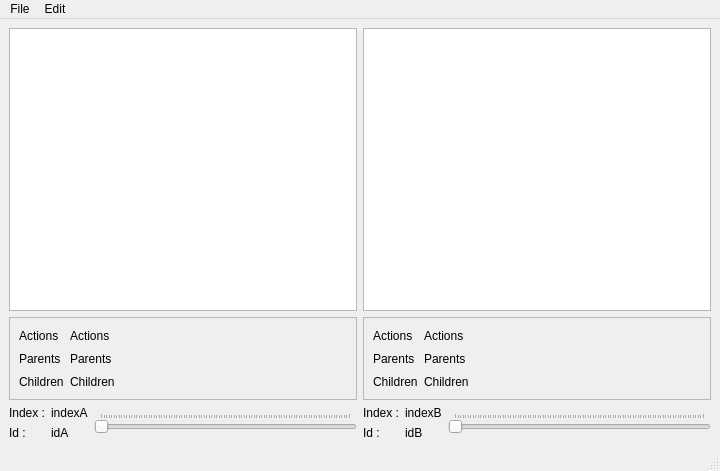
<?xml version="1.0" encoding="UTF-8"?>
<ui version="4.0">
 <class>MainWindow</class>
 <widget class="QMainWindow" name="MainWindow">
  <property name="geometry">
   <rect>
    <x>0</x>
    <y>0</y>
    <width>720</width>
    <height>471</height>
   </rect>
  </property>
  <property name="windowTitle">
   <string>Database viewer</string>
  </property>
  <widget class="QWidget" name="centralwidget">
   <layout class="QHBoxLayout" name="horizontalLayout_3">
    <item>
     <layout class="QVBoxLayout" name="verticalLayout_6" stretch="1,0,0">
      <item>
       <widget class="QGraphicsView" name="graphicsView_A"/>
      </item>
      <item>
       <widget class="QScrollArea" name="scrollArea_2">
        <property name="horizontalScrollBarPolicy">
         <enum>Qt::ScrollBarAsNeeded</enum>
        </property>
        <widget class="QWidget" name="scrollAreaWidgetContents_2">
         <property name="geometry">
          <rect>
           <x>0</x>
           <y>0</y>
           <width>344</width>
           <height>81</height>
          </rect>
         </property>
         <layout class="QGridLayout" name="gridLayout" columnstretch="0,1">
          <item row="0" column="0">
           <widget class="QLabel" name="label_actionsA_2">
            <property name="text">
             <string>Actions</string>
            </property>
           </widget>
          </item>
          <item row="0" column="1">
           <widget class="QLabel" name="label_actionsA">
            <property name="text">
             <string>Actions</string>
            </property>
           </widget>
          </item>
          <item row="1" column="0">
           <widget class="QLabel" name="label_parentsA_2">
            <property name="text">
             <string>Parents</string>
            </property>
           </widget>
          </item>
          <item row="1" column="1">
           <widget class="QLabel" name="label_parentsA">
            <property name="text">
             <string>Parents</string>
            </property>
           </widget>
          </item>
          <item row="2" column="0">
           <widget class="QLabel" name="label_childrenA_2">
            <property name="text">
             <string>Children</string>
            </property>
           </widget>
          </item>
          <item row="2" column="1">
           <widget class="QLabel" name="label_childrenA">
            <property name="text">
             <string>Children</string>
            </property>
           </widget>
          </item>
         </layout>
        </widget>
       </widget>
      </item>
      <item>
       <layout class="QHBoxLayout" name="horizontalLayout">
        <item>
         <layout class="QVBoxLayout" name="verticalLayout_4">
          <item>
           <widget class="QLabel" name="label_2">
            <property name="text">
             <string>Index :</string>
            </property>
           </widget>
          </item>
          <item>
           <widget class="QLabel" name="label_3">
            <property name="text">
             <string>Id :</string>
            </property>
           </widget>
          </item>
         </layout>
        </item>
        <item>
         <layout class="QVBoxLayout" name="verticalLayout_3">
          <item>
           <widget class="QLabel" name="label_indexA">
            <property name="text">
             <string>indexA</string>
            </property>
           </widget>
          </item>
          <item>
           <widget class="QLabel" name="label_idA">
            <property name="text">
             <string>idA</string>
            </property>
           </widget>
          </item>
         </layout>
        </item>
        <item>
         <widget class="QSlider" name="horizontalSlider_A">
          <property name="orientation">
           <enum>Qt::Horizontal</enum>
          </property>
          <property name="tickPosition">
           <enum>QSlider::TicksAbove</enum>
          </property>
         </widget>
        </item>
       </layout>
      </item>
     </layout>
    </item>
    <item>
     <layout class="QVBoxLayout" name="verticalLayout_5" stretch="1,0,0">
      <item>
       <widget class="QGraphicsView" name="graphicsView_B"/>
      </item>
      <item>
       <widget class="QScrollArea" name="scrollArea">
        <property name="horizontalScrollBarPolicy">
         <enum>Qt::ScrollBarAsNeeded</enum>
        </property>
        <widget class="QWidget" name="scrollAreaWidgetContents">
         <property name="geometry">
          <rect>
           <x>0</x>
           <y>0</y>
           <width>344</width>
           <height>81</height>
          </rect>
         </property>
         <layout class="QGridLayout" name="gridLayout_2" columnstretch="0,1">
          <item row="0" column="0">
           <widget class="QLabel" name="label_actionsA_4">
            <property name="text">
             <string>Actions</string>
            </property>
           </widget>
          </item>
          <item row="0" column="1">
           <widget class="QLabel" name="label_actionsB">
            <property name="text">
             <string>Actions</string>
            </property>
           </widget>
          </item>
          <item row="1" column="0">
           <widget class="QLabel" name="label_parentsA_4">
            <property name="text">
             <string>Parents</string>
            </property>
           </widget>
          </item>
          <item row="1" column="1">
           <widget class="QLabel" name="label_parentsB">
            <property name="text">
             <string>Parents</string>
            </property>
           </widget>
          </item>
          <item row="2" column="0">
           <widget class="QLabel" name="label_childrenA_3">
            <property name="text">
             <string>Children</string>
            </property>
           </widget>
          </item>
          <item row="2" column="1">
           <widget class="QLabel" name="label_childrenB">
            <property name="text">
             <string>Children</string>
            </property>
           </widget>
          </item>
         </layout>
        </widget>
       </widget>
      </item>
      <item>
       <layout class="QHBoxLayout" name="horizontalLayout_2">
        <item>
         <layout class="QVBoxLayout" name="verticalLayout">
          <item>
           <widget class="QLabel" name="label_5">
            <property name="text">
             <string>Index :</string>
            </property>
           </widget>
          </item>
          <item>
           <widget class="QLabel" name="label_4">
            <property name="text">
             <string>Id :</string>
            </property>
           </widget>
          </item>
         </layout>
        </item>
        <item>
         <layout class="QVBoxLayout" name="verticalLayout_2">
          <item>
           <widget class="QLabel" name="label_indexB">
            <property name="text">
             <string>indexB</string>
            </property>
           </widget>
          </item>
          <item>
           <widget class="QLabel" name="label_idB">
            <property name="text">
             <string>idB</string>
            </property>
           </widget>
          </item>
         </layout>
        </item>
        <item>
         <widget class="QSlider" name="horizontalSlider_B">
          <property name="orientation">
           <enum>Qt::Horizontal</enum>
          </property>
          <property name="tickPosition">
           <enum>QSlider::TicksAbove</enum>
          </property>
         </widget>
        </item>
       </layout>
      </item>
     </layout>
    </item>
   </layout>
  </widget>
  <widget class="QMenuBar" name="menubar">
   <property name="geometry">
    <rect>
     <x>0</x>
     <y>0</y>
     <width>720</width>
     <height>25</height>
    </rect>
   </property>
   <widget class="QMenu" name="menuFile">
    <property name="title">
     <string>File</string>
    </property>
    <addaction name="actionOpen_database"/>
    <addaction name="separator"/>
    <addaction name="actionQuit"/>
   </widget>
   <widget class="QMenu" name="menuEdit">
    <property name="title">
     <string>Edit</string>
    </property>
    <addaction name="actionGenerate_graph_dot"/>
    <addaction name="actionGenerate_local_graph_dot"/>
    <addaction name="actionClean_database"/>
    <addaction name="actionClean_local_graph"/>
   </widget>
   <addaction name="menuFile"/>
   <addaction name="menuEdit"/>
  </widget>
  <widget class="QStatusBar" name="statusbar"/>
  <action name="actionOpen_database">
   <property name="text">
    <string>Open database</string>
   </property>
  </action>
  <action name="actionQuit">
   <property name="text">
    <string>Quit</string>
   </property>
  </action>
  <action name="actionGenerate_graph_dot">
   <property name="text">
    <string>Generate graph (.dot) ...</string>
   </property>
  </action>
  <action name="actionGenerate_graph_only_weighted_locations">
   <property name="text">
    <string>Generate graph (only weighted locations) ...</string>
   </property>
  </action>
  <action name="actionClean_database">
   <property name="text">
    <string>Clean database</string>
   </property>
  </action>
  <action name="actionGenerate_local_graph_dot">
   <property name="text">
    <string>Generate local graph (.dot) ...</string>
   </property>
  </action>
  <action name="actionClean_local_graph">
   <property name="text">
    <string>Clean local graph ...</string>
   </property>
  </action>
 </widget>
 <resources/>
 <connections/>
</ui>
